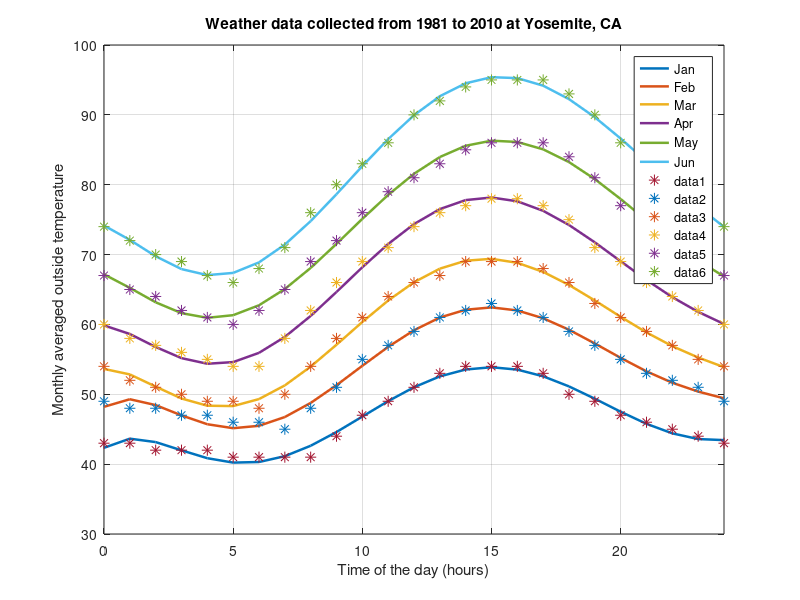

Here is the MATLAB script that generated this plot:
t = [0:24];
x_1 = [43, 43, 42, 42, 42, 41, 41, 41, 41, 44, 47, 49, 51, 53, 54, 54, 54, 53, 50, 49, 47, 46, 45, 44 ,43];
[p, a]  = polyfit(t, x_1, 6);
y_1 = polyval (p, t);
x_2 = [49, 48, 48, 47, 47, 46, 46, 45, 48, 51,55, 57, 59, 61, 62, 63, 62, 61, 59, 57, 55, 53, 52, 51, 49];
[p, a]  = polyfit(t, x_2, 6);
y_2 = polyval (p, t);
x_3 = [54, 52, 51, 50, 49, 49, 48, 50, 54, 58, 61, 64, 66, 67, 69, 69, 69, 68, 66, 63, 61, 59, 57, 55, 54];
[p, a]  = polyfit(t, x_3, 6);
y_3 = polyval (p, t);
x_4 = [60, 58, 57, 56, 55, 54, 54, 58, 62, 66, 69, 71, 74, 76, 77, 78, 78, 77, 75, 71, 69, 66, 64, 62, 60];
[p, a]  = polyfit(t, x_4, 6);
y_4 = polyval (p, t);
x_5 = [67, 65, 64, 62, 61, 60, 62, 65, 69, 72, 76, 79, 81, 83, 85, 86, 86, 86, 84, 81, 77, 75, 72, 69, 67];
[p, a]  = polyfit(t, x_5, 6);
y_5 = polyval (p, t);
x_6 = [74, 72, 70, 69, 67, 66, 68, 71, 76, 80,83, 86, 90, 92, 94, 95, 95, 95, 93, 90, 86, 83, 80, 77, 74];
[p, a]  = polyfit(t, x_6, 6);
y_6 = polyval (p, t);

plot(t, y_1, 'linewidth', 1.8);
grid on;
title('Weather data collected from 1981 to 2010 at Yosemite, CA');
xlabel('Time of the day (hours)');
ylabel('Monthly averaged outside temperature');
hold on;
plot(t, y_2, 'linewidth', 1.8);
hold on;
plot(t, y_3, 'linewidth', 1.8);
hold on;
plot(t, y_4, 'linewidth', 1.8);
hold on;
plot(t, y_5, 'linewidth', 1.8);
hold on;
plot(t, y_6, 'linewidth', 1.8);
hold on;

legend('Jan', 'Feb', 'Mar', 'Apr', 'May', 'Jun');
axis([0,24,30,100]);


plot(t, x_1, '*', 'markersize', 8);
grid on;
plot(t, x_2, '*', 'markersize', 8);
grid on;
plot(t, x_3, '*', 'markersize', 8);
grid on;
plot(t, x_4, '*', 'markersize', 8);
grid on;
plot(t, x_5, '*', 'markersize', 8);
grid on;
plot(t, x_6, '*', 'markersize', 8);
grid on;